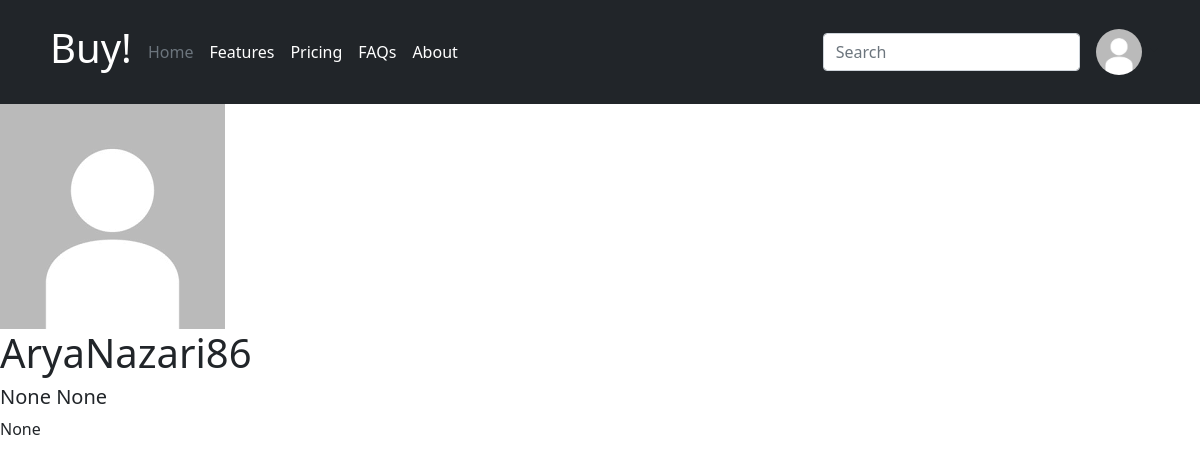
Screenshot of /account/profile (signed in) with the database file from the repository.
### account/models.py (models this page shows, shortened)
class User(AbstractBaseUser):
    username = models.CharField(unique=True, max_length=100)
    first_name = models.CharField(max_length=200, null=True)
    last_name = models.CharField(max_length=200, null=True)
    image = models.ImageField(upload_to='images/accounts/', default='images/default_account.png', blank=True)
    about = models.TextField(null=True)
    products = []
    date_joined = models.DateTimeField(auto_now_add=True)
    last_login = models.DateTimeField(auto_now_add=True)
    is_active = models.BooleanField(default=True)
    is_admin = models.BooleanField(default=False)
    is_staff = models.BooleanField(default=False)
    is_superuser = models.BooleanField(default=False)
    objects = UserManager()
    USERNAME_FIELD = 'username'
    REQUIRED_FIELDS = []

### account/views.py (the view)
# urls.py: path('profile', views.profile, name='profile'),
def profile(request):
    return render(request, 'account/profile.html')

### templates/account/profile.html (shortened to what this page needs)
{% extends 'base.html' %}
{% block load_files %}
{% load static%}
{% endblock %}
{%block content%}
<div>
    <div>
        <img src="{{request.user.image.url}}">
    </div>
    <div>
        <h1>{{request.user.username}}</h1>
    </div>
    <div>
        <h5>{{request.user.first_name}} {{request.user.last_name}}</h5>
    </div>
    <div>
        <p>{{request.user.about}}</p>
    </div>
</div>
{%endblock%}

### templates/base.html (shortened to what this page needs)
<!doctype html>
<html lang="en">
<head>
  {% load static %}
  <link href="{% static 'bootstrap.min.css' %}" rel="stylesheet">
</head>
<body>
  <header class="p-3 bg-dark text-white">
    <div class="container">
      <div class="d-flex flex-wrap align-items-center justify-content-center justify-content-lg-start">
        <a href="{%url 'home'%}" class="nav-link px-2 text-white">
          <h1>Buy!</h1>
        </a>
        <ul class="nav col-12 col-lg-auto me-lg-auto mb-2 justify-content-center mb-md-0">
          <li><a href="#" class="nav-link px-2 text-secondary">Home</a></li>
          <li><a href="#" class="nav-link px-2 text-white">Features</a></li>
          <li><a href="#" class="nav-link px-2 text-white">Pricing</a></li>
          <li><a href="#" class="nav-link px-2 text-white">FAQs</a></li>
          <li><a href="#" class="nav-link px-2 text-white">About</a></li>
        </ul>
        <form class="col-12 col-lg-auto mb-3 mb-lg-0 me-lg-3" action="{% url 'search' %}" method="get">
          <input name="search_value" type="search" class="form-control form-control-dark" placeholder="Search">
        </form>
        <div class="text-end">
          {% if request.user.is_authenticated %}
          <div class="dropdown text-end">
            <a href="#" class="d-block link-dark text-decoration-none dropdown-toggle" id="dropdownUser1"
              data-bs-toggle="dropdown" aria-expanded="false">
              <img src="{{ request.user.image.url }}" alt="mdo" class="rounded-circle" width="46" height="46">
            </a>
          </div>
          {% else %}
          <a type="button" class="btn btn-sm btn-outline-secondary" href="{% url 'signin' %}"
            class="nav-link px-2 text-secondary">Sign-in!</a>
          <a type="button" class="btn btn-sm btn-outline-secondary" href="{% url 'signup' %}"
            class="nav-link px-2 text-secondary">Sign-up!</a>
          {% endif %}
        </div>
      </div>
    </div>
  </header>
  {% block content %}
  {% endblock %}
</body>
</html>

### rows the page displays
User: user.image (placeholder picture), user.username "AryaNazari86", user.first_name "None", user.last_name "None", user.about "None"
